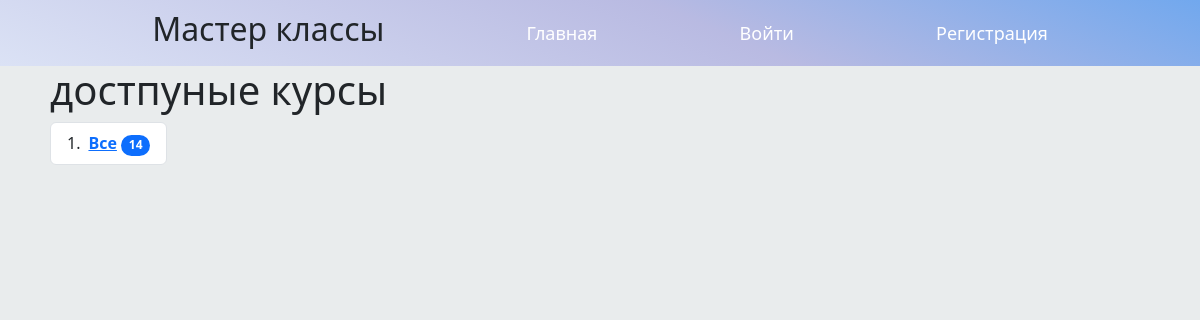
The app's page /, older data.
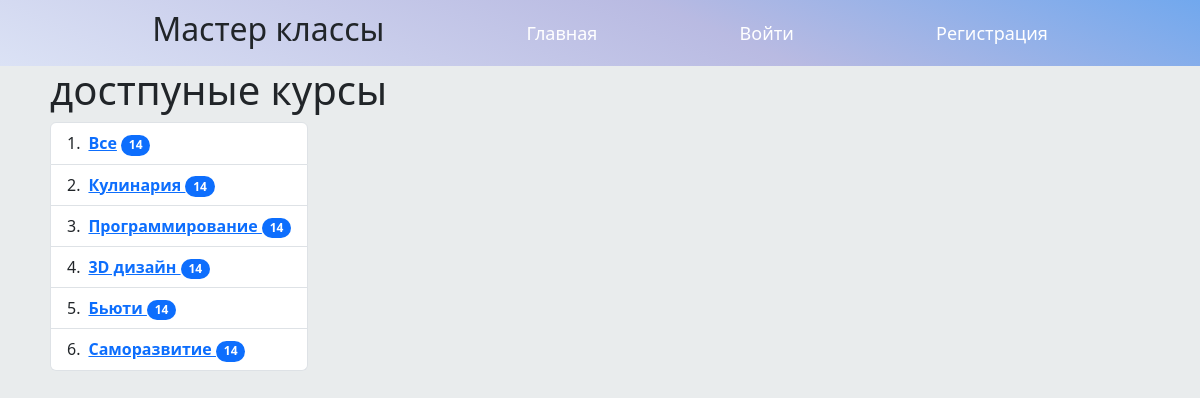
The same page, newer data.
### tutorial/models.py (models this page shows, shortened)
class Category(models.Model):
    title = models.CharField(max_length=24, verbose_name='Категория мастер класса')
    class Meta:
        verbose_name = 'Категория'
        verbose_name_plural = 'Категории'

### tutorial/views.py (the view)
# urls.py: path('', tutorial_view, name='full'),
def tutorial_view(request):
    category = Category.objects.all()
    masterclass = MasterClass.objects.all()
    context = {'category': category, 'masterclass': masterclass}
    return render(request, 'tutorial/full.html', context)

### tutorial/templates/tutorial/full.html (shortened to what this page needs)
{% extends 'root.html' %}
{% block content %}
    <div class="div-content">
    <h1>достпуные курсы</h1>
<div class="row" style="margin-right: 0 !important;">
    <div class="col" style="max-width: fit-content;">
        <ol class="list-group list-group-numbered" style="width: max-content;">
               <li class="list-group-item d-flex justify-content-between align-items-start">
                   <div class="ms-2 me-auto">
                       <div class="fw-bold">
                    <a href="/">Все</a>
                            <span class="badge bg-primary rounded-pill">14</span>
                       </div>
                   </div>
                </li>
                {% for category in category %}
                    <li class="list-group-item d-flex justify-content-between align-items-start">
                    <div class="ms-2 me-auto">
                        <div class="fw-bold">
                    <a href="/{{ category.pk }}">
                {{ category.title }}
                         <span class="badge bg-primary rounded-pill">14</span>
                    </a>
                        </div>
                    </div>
                    </li>
                {%endfor %}
        </ol>
    </div>
<div class="col">
</div>
</div>
</div>
{% endblock %}

Row changes from the older to the newer data that the page shows:
added Category: title "Кулинария"
added Category: title "Программирование"
added Category: title "3D дизайн"
added Category: title "Бьюти"
added Category: title "Саморазвитие"
